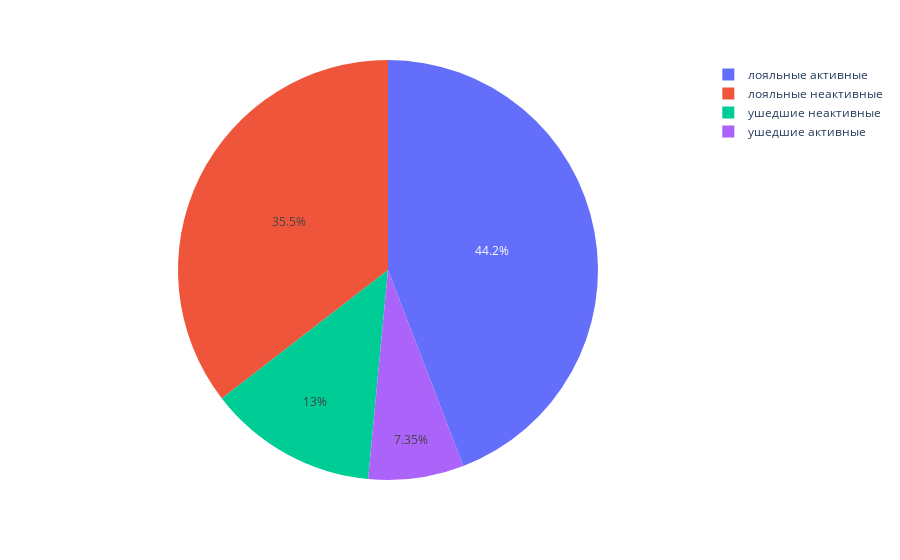

This figure's notebook cell:
### Markdown cell above
### 9.8. Влияние наличие статуса активного клиента на отток клиентов

### Code cell
churn8 = churn.groupby(['IsActiveMember','Exited'])['Exited'].agg('count')

fig = px.pie(churn8, values=churn8, names=['лояльные неактивные', 'ушедшие неактивные','лояльные активные' ,'ушедшие активные'])
fig.show()

### Figure 1 — Plotly figure (JSON) as saved in the notebook; plotly's stock layout.template omitted (floating-point values rounded to 4 significant figures)
{"data": [{"domain": {"x": [0, 1], "y": [0, 1]}, "hovertemplate": "label=%{label}<br>value=%{value}<extra></extra>", "labels": ["лояльные неактивные", "ушедшие неактивные", "лояльные активные", "ушедшие активные"], "legendgroup": "", "name": "", "showlegend": true, "type": "pie", "values": [3547, 1302, 4416, 735]}], "layout": {"legend": {"tracegroupgap": 0}, "margin": {"t": 60}}}
